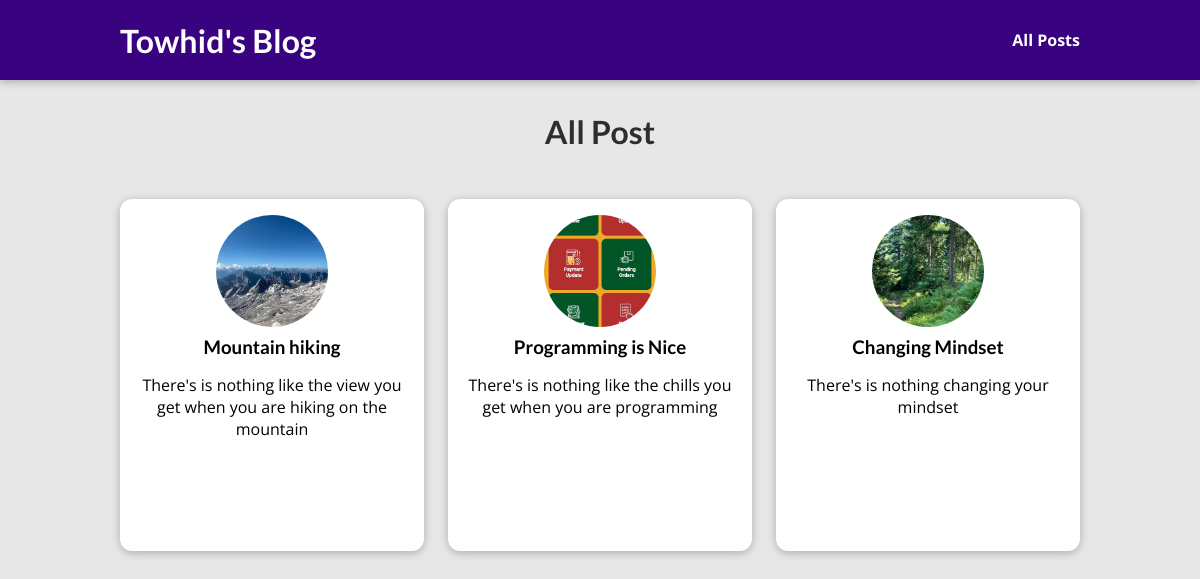
The app's page /blog/posts with its own data.
### blog/models.py (models this page shows)
class Post(models.Model):
    title = models.CharField(max_length=150, default="")
    excerpt = models.CharField(max_length=200, default="")
    content = models.TextField(validators=[MinLengthValidator(10)])
    image = models.ImageField(upload_to="posts", null=True)
    date = models.DateField(auto_now=True)
    slug = models.SlugField(unique=True)
    author = models.ForeignKey(
        Author, on_delete=models.SET_NULL, null=True, related_name="posts")
    tags = models.ManyToManyField(Tag)

### blog/views.py (the view)
# urls.py: path("posts", views.AllPostsView.as_view(), name="posts-page"),
class AllPostsView(ListView):
    template_name = "blog/all-posts.html"
    model = Post
    ordering = ["-date"]
    context_object_name = "all_posts"

### blog/templates/blog/all-posts.html (shortened to what this page needs)
{% extends 'base.html' %}
{% load static %}
{% block css_files %}
    <link rel="stylesheet" href="{% static 'blog/post.css' %}">
    <link rel="stylesheet" href="{% static 'blog/all-posts.css' %}">
{% endblock  %}
{% block content %}
  <section id="all-posts">
    <h2>All Post</h2>
    <ul>
      {% for post in all_posts %}
        {% include "blog/includes/post.html" %}
      {% endfor %}
    </ul>
  </section>
{% endblock %}

### blog/templates/blog/includes/post.html
<li>
    <article class="post">
      <a href="{% url 'post-detail-page' post.slug%}">
        <img src="{{post.image.url}}" alt="{{post.title}}" />
        <div class="post_content">
          <h3>{{post.title}}</h3>
          <p>
            {{post.excerpt}}
          </p>
        </div>
      </a>
    </article>
  </li>

### static/app.css (style rules this page uses)
* { box-sizing: border-box; }
html { font-family: "Open Sans", "Lato", sans-serif; }
body { margin: 0; }
h1, h2, h3 { font-family: "Lato", sans-serif; font-weight: bold; }

### blog/static/blog/post.css (style rules this page uses)
.post { display: flex; flex-direction: column; align-items: center; text-align: center; }
.post a { text-decoration: none; color: black; transition: all 0.2s ease; padding: 1rem; }
.post img { width: 5rem; height: 5rem; object-fit: cover; border-radius: 50%; }
.post h3 { margin: 0.25rem 0; }

### blog/static/blog/all-posts.css (style rules this page uses)
body { background-color: #e7e7e7; }
#all-posts { margin: 7rem auto; width: 90%; max-width: 60rem; }
#all-posts h2 { text-align: center; font-size: 2rem; color: #2e2e2e; margin: 3rem 0; }
ul { list-style: none; margin: 0; padding: 0; display: grid; grid-template-columns: repeat(auto-fill, minmax(17rem, 1fr)); gap: 1.5rem; }
.post img { width: 7rem; height: 7rem; }
.post a { height: 22rem; transform-origin: center; box-shadow: 0 2px 8px rgba(0, 0, 0, 0.25); border-radius: 12px; background-color: white; text-decoration: none; }

### records on screen
Post: image (picture), title "Mountain hiking", excerpt "There's is nothing like the view you get when you are hiking on the mountain"
Post: image (picture), title "Programming is Nice", excerpt "There's is nothing like the chills you get when you are programming"
Post: image (picture), title "Changing Mindset", excerpt "There's is nothing changing your mindset"
